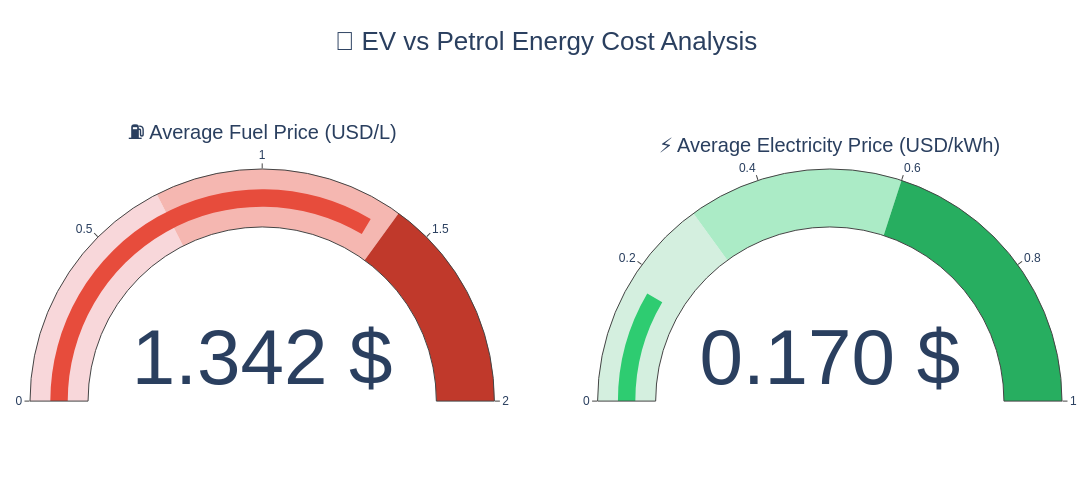

Notebook cell for this chart:
### Code cell
import plotly.graph_objects as go

# ==========================================
# KPI VALUES
# ==========================================

fuel_price = 1.342239
electricity_price = 0.1695078

# ==========================================
# CREATE FIGURE
# ==========================================

fig = go.Figure()

# ==========================================
# FUEL PRICE KPI
# ==========================================

fig.add_trace(go.Indicator(

    mode="gauge+number",

    value=fuel_price,

    title={
        'text': "⛽ Average Fuel Price (USD/L)"
    },

    domain={
        'x': [0, 0.45],
        'y': [0, 1]
    },

    number={
        'valueformat': ".3f",
        'suffix': " $"
    },

    gauge={

        'axis': {
            'range': [0, 2]
        },

        'bar': {
            'thickness': 0.3,
            'color': "#e74c3c"
        },

        'steps': [

            {
                'range': [0, 0.7],
                'color': "#f8d7da"
            },

            {
                'range': [0.7, 1.4],
                'color': "#f5b7b1"
            },

            {
                'range': [1.4, 2],
                'color': "#c0392b"
            }
        ]
    }
))

# ==========================================
# ELECTRICITY PRICE KPI
# ==========================================

fig.add_trace(go.Indicator(

    mode="gauge+number",

    value=electricity_price,

    title={
        'text': "⚡ Average Electricity Price (USD/kWh)"
    },

    domain={
        'x': [0.55, 1],
        'y': [0, 1]
    },

    number={
        'valueformat': ".3f",
        'suffix': " $"
    },

    gauge={

        'axis': {
            'range': [0, 1]
        },

        'bar': {
            'thickness': 0.3,
            'color': "#2ecc71"
        },

        'steps': [

            {
                'range': [0, 0.3],
                'color': "#d4efdf"
            },

            {
                'range': [0.3, 0.6],
                'color': "#abebc6"
            },

            {
                'range': [0.6, 1],
                'color': "#27ae60"
            }
        ]
    }
))

# ==========================================
# LAYOUT
# ==========================================

fig.update_layout(

    template='plotly_white',

    height=500,

    width=1100,

    margin=dict(
        t=100,
        b=30,
        l=30,
        r=30
    ),

    title={

        'text': '🚗 EV vs Petrol Energy Cost Analysis',

        'x': 0.5,

        'font': {
            'size': 26
        }
    },

    font={
        'family': 'Arial'
    }
)

# ==========================================
# SHOW FIGURE
# ==========================================

fig.show()

### Figure 1 — Plotly figure (JSON) as saved in the notebook; plotly's stock layout.template omitted (floating-point values rounded to 4 significant figures)
{"data": [{"domain": {"x": [0, 0.45], "y": [0, 1]}, "gauge": {"axis": {"range": [0, 2]}, "bar": {"color": "#e74c3c", "thickness": 0.3}, "steps": [{"color": "#f8d7da", "range": [0, 0.7]}, {"color": "#f5b7b1", "range": [0.7, 1.4]}, {"color": "#c0392b", "range": [1.4, 2]}]}, "mode": "gauge+number", "number": {"suffix": " $", "valueformat": ".3f"}, "title": {"text": "⛽ Average Fuel Price (USD/L)"}, "type": "indicator", "value": 1.342}, {"domain": {"x": [0.55, 1], "y": [0, 1]}, "gauge": {"axis": {"range": [0, 1]}, "bar": {"color": "#2ecc71", "thickness": 0.3}, "steps": [{"color": "#d4efdf", "range": [0, 0.3]}, {"color": "#abebc6", "range": [0.3, 0.6]}, {"color": "#27ae60", "range": [0.6, 1]}]}, "mode": "gauge+number", "number": {"suffix": " $", "valueformat": ".3f"}, "title": {"text": "⚡ Average Electricity Price (USD/kWh)"}, "type": "indicator", "value": 0.1695}], "layout": {"font": {"family": "Arial"}, "height": 500, "margin": {"b": 30, "l": 30, "r": 30, "t": 100}, "title": {"font": {"size": 26}, "text": "🚗 EV vs Petrol Energy Cost Analysis", "x": 0.5}, "width": 1100}}
